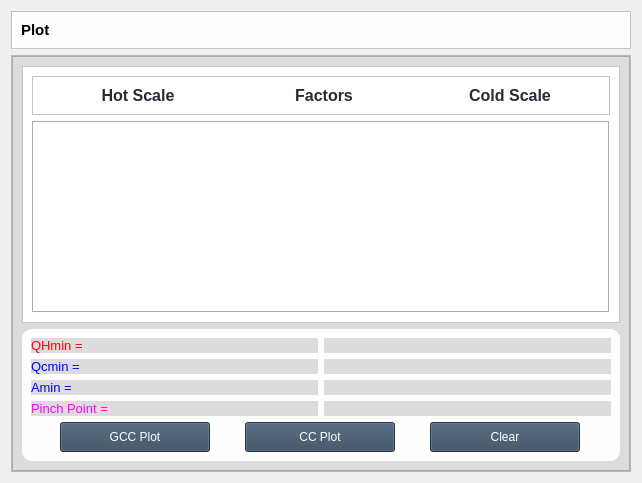
            <widget class="QWidget" name="ringMeasurement">
             <property name="styleSheet">
              <string notr="true"/>
             </property>
             <layout class="QVBoxLayout" name="verticalLayout_6">
              <item>
               <widget class="QFrame" name="frameMembers">
                <property name="styleSheet">
                 <string notr="true">#frameMembers{ background-color: #fefeff;}</string>
                </property>
                <property name="frameShape">
                 <enum>QFrame::StyledPanel</enum>
                </property>
                <property name="frameShadow">
                 <enum>QFrame::Raised</enum>
                </property>
                <layout class="QHBoxLayout" name="horizontalLayout_12">
                 <item alignment="Qt::AlignLeft">
                  <widget class="QLabel" name="label_2">
                   <property name="font">
                    <font>
                     <pointsize>11</pointsize>
                     <bold>true</bold>
                    </font>
                   </property>
                   <property name="styleSheet">
                    <string notr="true"/>
                   </property>
                   <property name="text">
                    <string>Plot</string>
                   </property>
                  </widget>
                 </item>
                </layout>
               </widget>
              </item>
              <item>
               <widget class="QFrame" name="frame">
                <property name="styleSheet">
                 <string notr="true"/>
                </property>
                <property name="frameShape">
                 <enum>QFrame::StyledPanel</enum>
                </property>
                <property name="frameShadow">
                 <enum>QFrame::Raised</enum>
                </property>
                <layout class="QHBoxLayout" name="horizontalLayout_21">
                 <property name="spacing">
                  <number>0</number>
                 </property>
                 <property name="leftMargin">
                  <number>0</number>
                 </property>
                 <property name="topMargin">
                  <number>0</number>
                 </property>
                 <property name="rightMargin">
                  <number>0</number>
                 </property>
                 <property name="bottomMargin">
                  <number>0</number>
                 </property>
                 <item>
                  <widget class="QFrame" name="frame_14">
                   <property name="sizePolicy">
                    <sizepolicy hsizetype="Preferred" vsizetype="Expanding">
                     <horstretch>0</horstretch>
                     <verstretch>0</verstretch>
                    </sizepolicy>
                   </property>
                   <property name="styleSheet">
                    <string notr="true">background-color: rgb(220, 220, 220);</string>
                   </property>
                   <property name="frameShape">
                    <enum>QFrame::StyledPanel</enum>
                   </property>
                   <property name="frameShadow">
                    <enum>QFrame::Raised</enum>
                   </property>
                   <layout class="QGridLayout" name="gridLayout_6">
                    <item row="0" column="0">
                     <widget class="QFrame" name="frame_20">
                      <property name="minimumSize">
                       <size>
                        <width>0</width>
                        <height>0</height>
                       </size>
                      </property>
                      <property name="font">
                       <font>
                        <pointsize>10</pointsize>
                        <bold>true</bold>
                       </font>
                      </property>
                      <property name="styleSheet">
                       <string notr="true">border-color: rgb(20, 0, 127);
background-color: rgb(0, 0, 255);
background-color: rgb(255, 255, 255);</string>
                      </property>
                      <property name="frameShape">
                       <enum>QFrame::StyledPanel</enum>
                      </property>
                      <property name="frameShadow">
                       <enum>QFrame::Raised</enum>
                      </property>
                      <layout class="QVBoxLayout" name="verticalLayout_10">
                       <item>
                        <widget class="QFrame" name="frame_7">
                         <property name="styleSheet">
                          <string notr="true">font: 700 12pt &quot;Arial&quot;;
background-color: rgb(255, 255, 255);
color: #252C33; 
</string>
                         </property>
                         <property name="frameShape">
                          <enum>QFrame::StyledPanel</enum>
                         </property>
                         <property name="frameShadow">
                          <enum>QFrame::Raised</enum>
                         </property>
                         <layout class="QHBoxLayout" name="horizontalLayout_18">
                          <property name="leftMargin">
                           <number>15</number>
                          </property>
                          <item>
                           <widget class="QLabel" name="label_9">
                            <property name="minimumSize">
                             <size>
                              <width>180</width>
                              <height>0</height>
                             </size>
                            </property>
                            <property name="maximumSize">
                             <size>
                              <width>180</width>
                              <height>16777215</height>
                             </size>
                            </property>
                            <property name="font">
                             <font>
                              <family>Arial</family>
                              <pointsize>12</pointsize>
                              <italic>false</italic>
                              <bold>true</bold>
                             </font>
                            </property>
                            <property name="text">
                             <string>Hot Scale</string>
                            </property>
                            <property name="alignment">
                             <set>Qt::AlignCenter</set>
                            </property>
                           </widget>
                          </item>
                          <item>
                           <widget class="QLabel" name="label_11">
                            <property name="minimumSize">
                             <size>
                              <width>180</width>
                              <height>0</height>
                             </size>
                            </property>
                            <property name="maximumSize">
                             <size>
                              <width>180</width>
                              <height>16777215</height>
                             </size>
                            </property>
                            <property name="font">
                             <font>
                              <family>Arial</family>
                              <pointsize>12</pointsize>
                              <italic>false</italic>
                              <bold>true</bold>
                             </font>
                            </property>
                            <property name="text">
                             <string>Factors</string>
                            </property>
                            <property name="alignment">
                             <set>Qt::AlignCenter</set>
                            </property>
                           </widget>
                          </item>
                          <item>
                           <widget class="QLabel" name="label_12">
                            <property name="minimumSize">
                             <size>
                              <width>180</width>
                              <height>0</height>
                             </size>
                            </property>
                            <property name="font">
                             <font>
                              <family>Arial</family>
                              <pointsize>12</pointsize>
                              <italic>false</italic>
                              <bold>true</bold>
                             </font>
                            </property>
                            <property name="text">
                             <string>Cold Scale</string>
                            </property>
                            <property name="alignment">
                             <set>Qt::AlignCenter</set>
                            </property>
                           </widget>
                          </item>
                         </layout>
                        </widget>
                       </item>
                       <item>
                        <widget class="QTableWidget" name="outputList">
                         <property name="font">
                          <font>
                           <pointsize>12</pointsize>
                           <bold>true</bold>
                          </font>
                         </property>
                         <property name="frameShape">
                          <enum>QFrame::Box</enum>
                         </property>
                         <property name="frameShadow">
                          <enum>QFrame::Sunken</enum>
                         </property>
                         <property name="horizontalScrollBarPolicy">
                          <enum>Qt::ScrollBarAlwaysOff</enum>
                         </property>
                         <property name="editTriggers">
                          <set>QAbstractItemView::NoEditTriggers</set>
                         </property>
                         <property name="tabKeyNavigation">
                          <bool>false</bool>
                         </property>
                         <property name="showDropIndicator" stdset="0">
                          <bool>false</bool>
                         </property>
                         <property name="dragDropOverwriteMode">
                          <bool>false</bool>
                         </property>
                         <property name="selectionMode">
                          <enum>QAbstractItemView::NoSelection</enum>
                         </property>
                         <property name="iconSize">
                          <size>
                           <width>0</width>
                           <height>0</height>
                          </size>
                         </property>
                         <property name="textElideMode">
                          <enum>Qt::ElideMiddle</enum>
                         </property>
                         <property name="gridStyle">
                          <enum>Qt::SolidLine</enum>
                         </property>
                         <property name="rowCount">
                          <number>0</number>
                         </property>
                         <property name="columnCount">
                          <number>3</number>
                         </property>
                         <attribute name="horizontalHeaderVisible">
                          <bool>false</bool>
                         </attribute>
                         <attribute name="horizontalHeaderCascadingSectionResizes">
                          <bool>false</bool>
                         </attribute>
                         <attribute name="horizontalHeaderMinimumSectionSize">
                          <number>180</number>
                         </attribute>
                         <attribute name="horizontalHeaderDefaultSectionSize">
                          <number>180</number>
                         </attribute>
                         <attribute name="horizontalHeaderHighlightSections">
                          <bool>true</bool>
                         </attribute>
                         <attribute name="horizontalHeaderShowSortIndicator" stdset="0">
                          <bool>false</bool>
                         </attribute>
                         <attribute name="horizontalHeaderStretchLastSection">
                          <bool>true</bool>
                         </attribute>
                         <attribute name="verticalHeaderCascadingSectionResizes">
                          <bool>false</bool>
                         </attribute>
                         <attribute name="verticalHeaderMinimumSectionSize">
                          <number>30</number>
                         </attribute>
                         <attribute name="verticalHeaderDefaultSectionSize">
                          <number>30</number>
                         </attribute>
                         <attribute name="verticalHeaderStretchLastSection">
                          <bool>false</bool>
                         </attribute>
                         <column>
                          <property name="text">
                           <string/>
                          </property>
                         </column>
                         <column>
                          <property name="text">
                           <string/>
                          </property>
                         </column>
                         <column/>
                        </widget>
                       </item>
                      </layout>
                     </widget>
                    </item>
                    <item row="1" column="0">
                     <widget class="QFrame" name="frame_18">
                      <property name="font">
                       <font>
                        <pointsize>11</pointsize>
                       </font>
                      </property>
                      <property name="styleSheet">
                       <string notr="true">#frame_18{ background-color: #fefeff;

	border-radius: 10px;
}
QPushButton{
	

	background-color: #34495E;
	color: #fff;
}
QPushButton:hover{
	background-color: rgb(1, 13, 44  );
}
QPushButton:pressed {	
	background-color:rgb(14, 76, 147)
}</string>
                      </property>
                      <property name="frameShape">
                       <enum>QFrame::StyledPanel</enum>
                      </property>
                      <property name="frameShadow">
                       <enum>QFrame::Raised</enum>
                      </property>
                      <layout class="QVBoxLayout" name="verticalLayout_9">
                       <item>
                        <layout class="QHBoxLayout" name="horizontalLayout_4">
                         <item>
                          <widget class="QLabel" name="label_35">
                           <property name="font">
                            <font>
                             <pointsize>10</pointsize>
                            </font>
                           </property>
                           <property name="styleSheet">
                            <string notr="true">color: rgb(255, 0, 0);</string>
                           </property>
                           <property name="text">
                            <string>QHmin = </string>
                           </property>
                          </widget>
                         </item>
                         <item>
                          <widget class="QLabel" name="qhLabel">
                           <property name="font">
                            <font>
                             <pointsize>10</pointsize>
                            </font>
                           </property>
                           <property name="text">
                            <string/>
                           </property>
                          </widget>
                         </item>
                        </layout>
                       </item>
                       <item>
                        <layout class="QHBoxLayout" name="horizontalLayout_8">
                         <item>
                          <widget class="QLabel" name="label_23">
                           <property name="font">
                            <font>
                             <pointsize>10</pointsize>
                            </font>
                           </property>
                           <property name="styleSheet">
                            <string notr="true">color: rgb(0, 0, 255);</string>
                           </property>
                           <property name="text">
                            <string>Qcmin =</string>
                           </property>
                          </widget>
                         </item>
                         <item>
                          <widget class="QLabel" name="qcLabel">
                           <property name="font">
                            <font>
                             <pointsize>10</pointsize>
                            </font>
                           </property>
                           <property name="text">
                            <string/>
                           </property>
                          </widget>
                         </item>
                        </layout>
                       </item>
                       <item>
                        <layout class="QHBoxLayout" name="horizontalLayout_13">
                         <item>
                          <widget class="QLabel" name="label_24">
                           <property name="font">
                            <font>
                             <pointsize>10</pointsize>
                            </font>
                           </property>
                           <property name="styleSheet">
                            <string notr="true">color: rgb(0, 0, 255);</string>
                           </property>
                           <property name="text">
                            <string>Amin =</string>
                           </property>
                          </widget>
                         </item>
                         <item>
                          <widget class="QLabel" name="AminLabel">
                           <property name="font">
                            <font>
                             <pointsize>10</pointsize>
                            </font>
                           </property>
                           <property name="text">
                            <string/>
                           </property>
                          </widget>
                         </item>
                        </layout>
                       </item>
                       <item>
                        <layout class="QHBoxLayout" name="horizontalLayout_10">
                         <item>
                          <widget class="QLabel" name="label_22">
                           <property name="font">
                            <font>
                             <pointsize>10</pointsize>
                            </font>
                           </property>
                           <property name="styleSheet">
                            <string notr="true">color: rgb(255, 0, 255);</string>
                           </property>
                           <property name="text">
                            <string>Pinch Point =</string>
                           </property>
                          </widget>
                         </item>
                         <item>
                          <widget class="QLabel" name="pinchLabel">
                           <property name="font">
                            <font>
                             <pointsize>10</pointsize>
                            </font>
                           </property>
                           <property name="text">
                            <string/>
                           </property>
                          </widget>
                         </item>
                        </layout>
                       </item>
                       <item>
                        <layout class="QHBoxLayout" name="horizontalLayout_9">
                         <item>
                          <widget class="QPushButton" name="gccPlotBtn">
                           <property name="minimumSize">
                            <size>
                             <width>0</width>
                             <height>30</height>
                            </size>
                           </property>
                           <property name="maximumSize">
                            <size>
                             <width>150</width>
                             <height>16777215</height>
                            </size>
                           </property>
                           <property name="text">
                            <string>GCC Plot</string>
                           </property>
                           <property name="icon">
                            <iconset>
                             <normaloff>:/icons/icons/cil-options-horizontal.png</normaloff>:/icons/icons/cil-options-horizontal.png</iconset>
                           </property>
                          </widget>
                         </item>
                         <item>
                          <widget class="QPushButton" name="ccPlotBtn">
                           <property name="minimumSize">
                            <size>
                             <width>0</width>
                             <height>30</height>
                            </size>
                           </property>
                           <property name="maximumSize">
                            <size>
                             <width>150</width>
                             <height>16777215</height>
                            </size>
                           </property>
                           <property name="text">
                            <string>CC Plot</string>
                           </property>
                          </widget>
                         </item>
                         <item>
                          <widget class="QPushButton" name="ClearPlotBtn">
                           <property name="minimumSize">
                            <size>
                             <width>0</width>
                             <height>30</height>
                            </size>
                           </property>
                           <property name="maximumSize">
                            <size>
                             <width>150</width>
                             <height>16777215</height>
                            </size>
                           </property>
                           <property name="text">
                            <string>Clear</string>
                           </property>
                           <property name="icon">
                            <iconset>
                             <normaloff>:/icons/icons/cil-media-play.png</normaloff>:/icons/icons/cil-media-play.png</iconset>
                           </property>
                          </widget>
                         </item>
                        </layout>
                       </item>
                      </layout>
                     </widget>
                    </item>
                   </layout>
                  </widget>
                 </item>
                </layout>
               </widget>
              </item>
             </layout>
            </widget>
